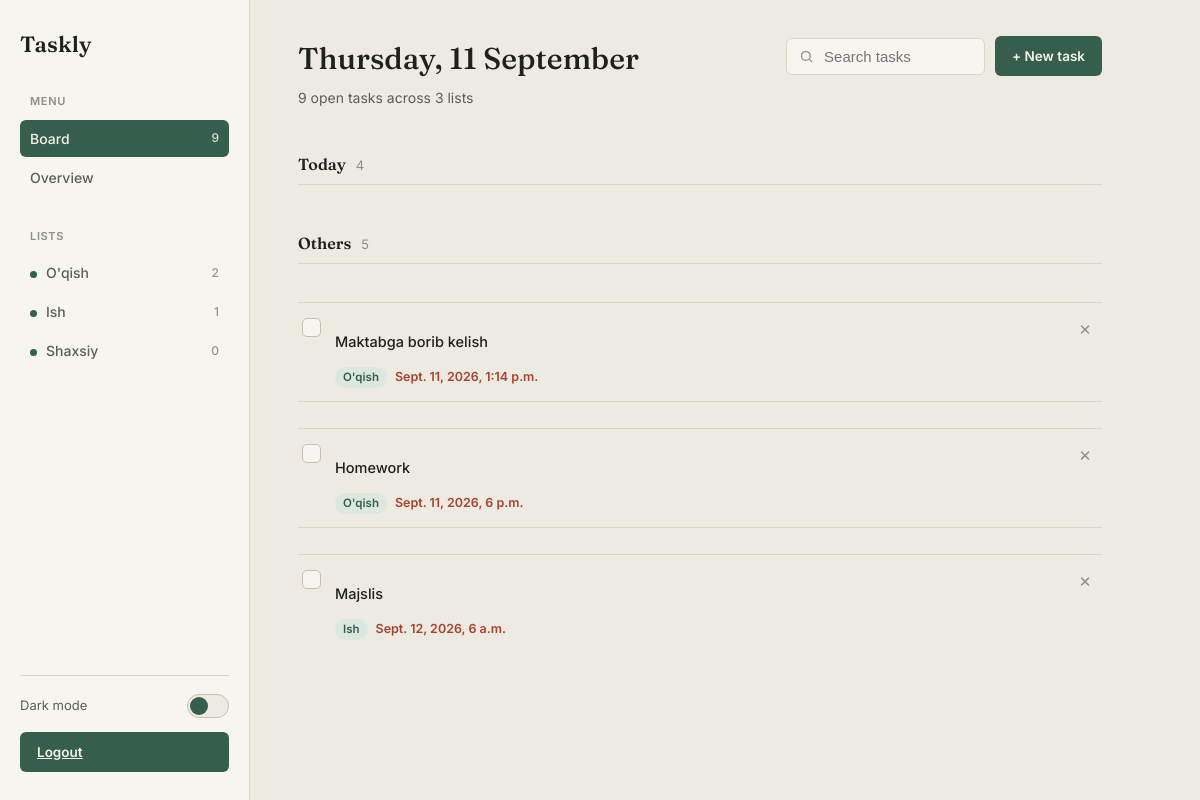
Before: / (signed in) with the older database file.
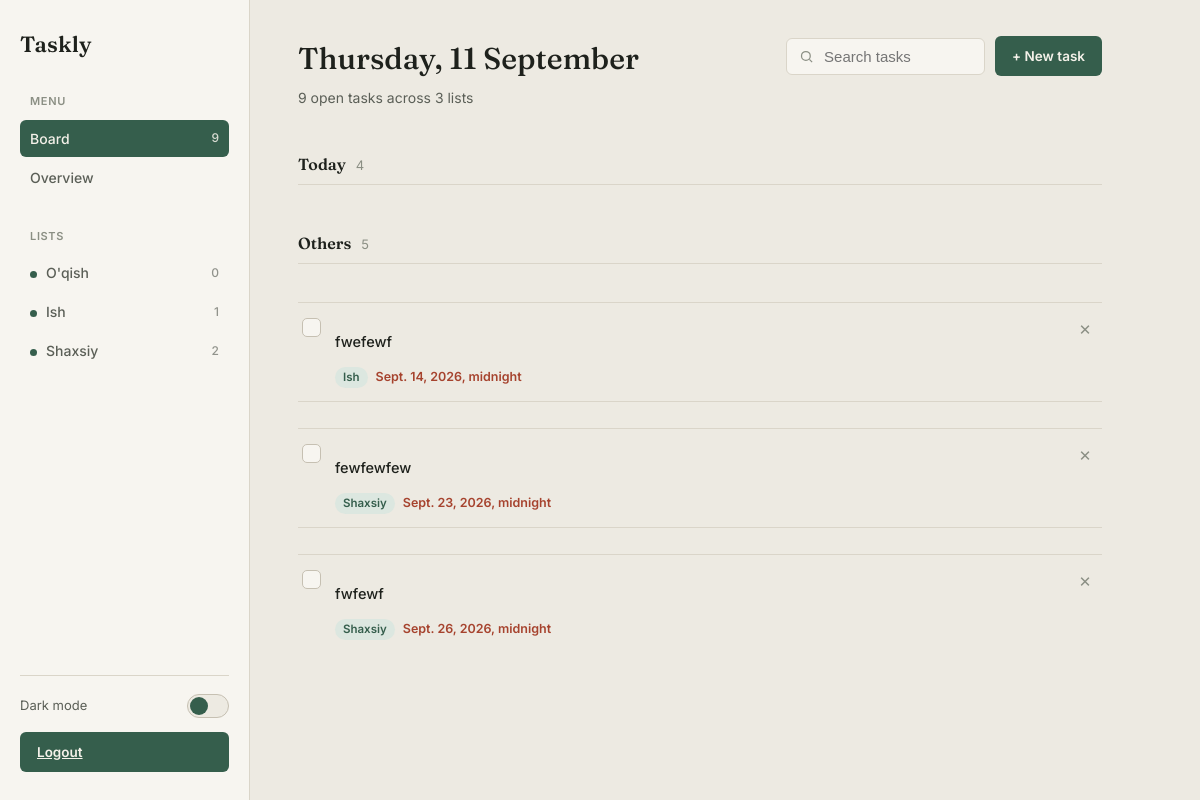
After: the same page with the newer database file.
### main/models.py (models this page shows, shortened)
class CategoryTask(models.Model):
    name = models.CharField(max_length=100, verbose_name="Nomi ...")
    class Meta:
        verbose_name = "Kategoriyalar"
        verbose_name_plural = "Kategoriyalar"

class Task(models.Model):
    name = models.CharField(max_length=300)
    due = models.DateTimeField(blank=False)
    status = models.BooleanField(default=False)
    category = models.ForeignKey(CategoryTask, on_delete=models.CASCADE)
    class Meta:
        verbose_name = "Vazifalar"
        verbose_name_plural = "Vazifalar"

### main/views.py (the view)
# urls.py: path("", main_view, name="asosiy"),
@login_required
def main_view(request):
    context = {
        "categories": CategoryTask.objects.all()
    }
    today = datetime.now()
    dues_today = Task.objects.filter(due__day=today.day)
    others = Task.objects.exclude(due__day=today.day)
    context["todays"] = dues_today
    context['others'] = others
    return render(request, 'index.html', context)

### templates/index.html (shortened to what this page needs)
<!DOCTYPE html>
{% load static %}
<html lang="en" data-theme="light">
<head>
  <link rel="stylesheet" href="{% static 'styles.css' %}">
</head>
<body>
  <div class="app">
    <aside class="sidebar">
      <div class="brand">
        <span class="brand-mark">Taskly</span>
      </div>
      <nav class="nav-group">
        <p class="nav-label">MENU</p>
        <a class="nav-link is-active" href="index.html">
          <span>Board</span>
          <span class="count">9</span>
        </a>
        <a class="nav-link" href="overview.html">
          <span>Overview</span>
        </a>
      </nav>
      <nav class="nav-group">
        <p class="nav-label">LISTS</p>
        {% for ctg in categories %}
                <a class="nav-link" href="#" style="--dot:#355E4C">
                    <span><span class="list-dot"></span>{{ ctg.name }}</span>
                    <span class="count">{{ ctg.task_set.count }}</span>
                  </a>
        {% endfor %}
        </nav>
      <div class="sidebar-footer">
        <div class="theme-toggle">
          <span class="theme-toggle-label">Dark mode</span>
          <button class="switch" id="themeSwitch" type="button" aria-label="Toggle dark mode" aria-pressed="false"></button>
        </div>
        <div class="logout-button">
          <a  href="{% url 'main:logout' %}"
              class="btn btn-primary"
              style="width: 100%;text-align: center;">
            Logout
          </a>
        </div>
      </div>
    </aside>
    <main class="main">
      <header class="main-header">
        <div>
          <h1>Thursday, 11 September</h1>
          <p class="subtext">9 open tasks across 3 lists</p>
        </div>
        <div class="header-actions">
          <form class="search-field" method="get" action="#">
            <svg width="15" height="15" viewBox="0 0 24 24" fill="none" stroke="currentColor" stroke-width="2">
              <circle cx="11" cy="11" r="7"></circle>
              <line x1="21" y1="21" x2="16.65" y2="16.65"></line>
            </svg>
            <input type="text" name="q" placeholder="Search tasks">
          </form>
          <details class="add-task">
            <summary class="btn btn-primary">+ New task</summary>
          </details>
        </div>
      </header>
      <section class="task-section">
        <div class="task-section-head">
          <h2>Today</h2>
          <span class="tally">4</span>
        </div>
      </section>
      <section class="task-section">
        <div class="task-section-head">
          <h2>Others</h2>
          <span class="tally">5</span>
        </div>
        <ul class="task-list">
          {% for task in others %}
          <li class="task-row ">
          <li class="task-row {% if task.status %}is-completed {% endif %}">
            <form method="post" action="{% url 'main:task_done' %}" class="toggle-form">
              <button type="submit" class="task-check {% if task.status %}is-checked {% endif %}" aria-pressed="false" aria-label="Mark task as done"></button>
            </form>
            <div class="task-body ">
              <p class="task-title ">{{ task.name }}</p>
              <div class="task-meta">
                <span class="tag">{{ task.category.name }}</span>
                <span class="due overdue">{{ task.due }}</span>
              </div>
            </div>
            <form method="post" action="{% url 'main:delete' %}" class="delete-form">
              <button class="task-menu" type="submit" aria-label="Delete task">✕</button>
            </form>
          </li>
          {% endfor %}
        </ul>
      </section>
    </main>
  </div>
</body>
</html>

Changed rows visible on the page:
removed Task: status False (drawn), name "Maktabga borib kelish", category.name "O'qish", due "Sept. 11, 2026, 1:14 p.m."
removed Task: status False (drawn), name "Homework", category.name "O'qish", due "Sept. 11, 2026, 6 p.m."
removed Task: status False (drawn), name "Majslis", category.name "Ish", due "Sept. 12, 2026, 6 a.m."
computed for CategoryTask "O'qish": task_set.count "2" → "0"
computed for CategoryTask "Shaxsiy": task_set.count "0" → "2"
added Task: status False (drawn), name "fwefewf", category.name "Ish", due "Sept. 14, 2026, midnight"
added Task: status False (drawn), name "fewfewfew", category.name "Shaxsiy", due "Sept. 23, 2026, midnight"
added Task: status False (drawn), name "fwfewf", category.name "Shaxsiy", due "Sept. 26, 2026, midnight"
